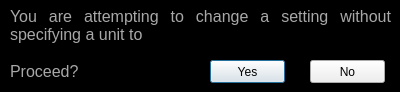
<?xml version="1.0" encoding="UTF-8"?>
<ui version="4.0">
 <class>Dialog</class>
 <widget class="QDialog" name="Dialog">
  <property name="geometry">
   <rect>
    <x>0</x>
    <y>0</y>
    <width>400</width>
    <height>92</height>
   </rect>
  </property>
  <property name="windowTitle">
   <string>Unit Warning</string>
  </property>
  <property name="windowIcon">
   <iconset resource="nSOTScannerResources.qrc">
    <normaloff>:/nSOTScanner/Pictures/jj_schema.svg</normaloff>:/nSOTScanner/Pictures/jj_schema.svg</iconset>
  </property>
  <property name="styleSheet">
   <string notr="true">#Dialog{
background: black}

QLabel{
color: rgb(168,168,168);
}</string>
  </property>
  <widget class="QLabel" name="label">
   <property name="geometry">
    <rect>
     <x>10</x>
     <y>0</y>
     <width>381</width>
     <height>51</height>
    </rect>
   </property>
   <property name="font">
    <font>
     <pointsize>12</pointsize>
    </font>
   </property>
   <property name="text">
    <string>You are attempting to change a setting without specifying a unit to </string>
   </property>
   <property name="alignment">
    <set>Qt::AlignJustify|Qt::AlignVCenter</set>
   </property>
   <property name="wordWrap">
    <bool>true</bool>
   </property>
  </widget>
  <widget class="QLabel" name="label_2">
   <property name="geometry">
    <rect>
     <x>10</x>
     <y>60</y>
     <width>121</width>
     <height>23</height>
    </rect>
   </property>
   <property name="font">
    <font>
     <pointsize>12</pointsize>
    </font>
   </property>
   <property name="text">
    <string>Proceed?</string>
   </property>
  </widget>
  <widget class="QPushButton" name="push_yes">
   <property name="geometry">
    <rect>
     <x>210</x>
     <y>60</y>
     <width>75</width>
     <height>23</height>
    </rect>
   </property>
   <property name="text">
    <string>Yes</string>
   </property>
  </widget>
  <widget class="QPushButton" name="push_no">
   <property name="geometry">
    <rect>
     <x>310</x>
     <y>60</y>
     <width>75</width>
     <height>23</height>
    </rect>
   </property>
   <property name="text">
    <string>No</string>
   </property>
  </widget>
 </widget>
 <resources>
  <include location="nSOTScannerResources.qrc"/>
 </resources>
 <connections/>
</ui>
